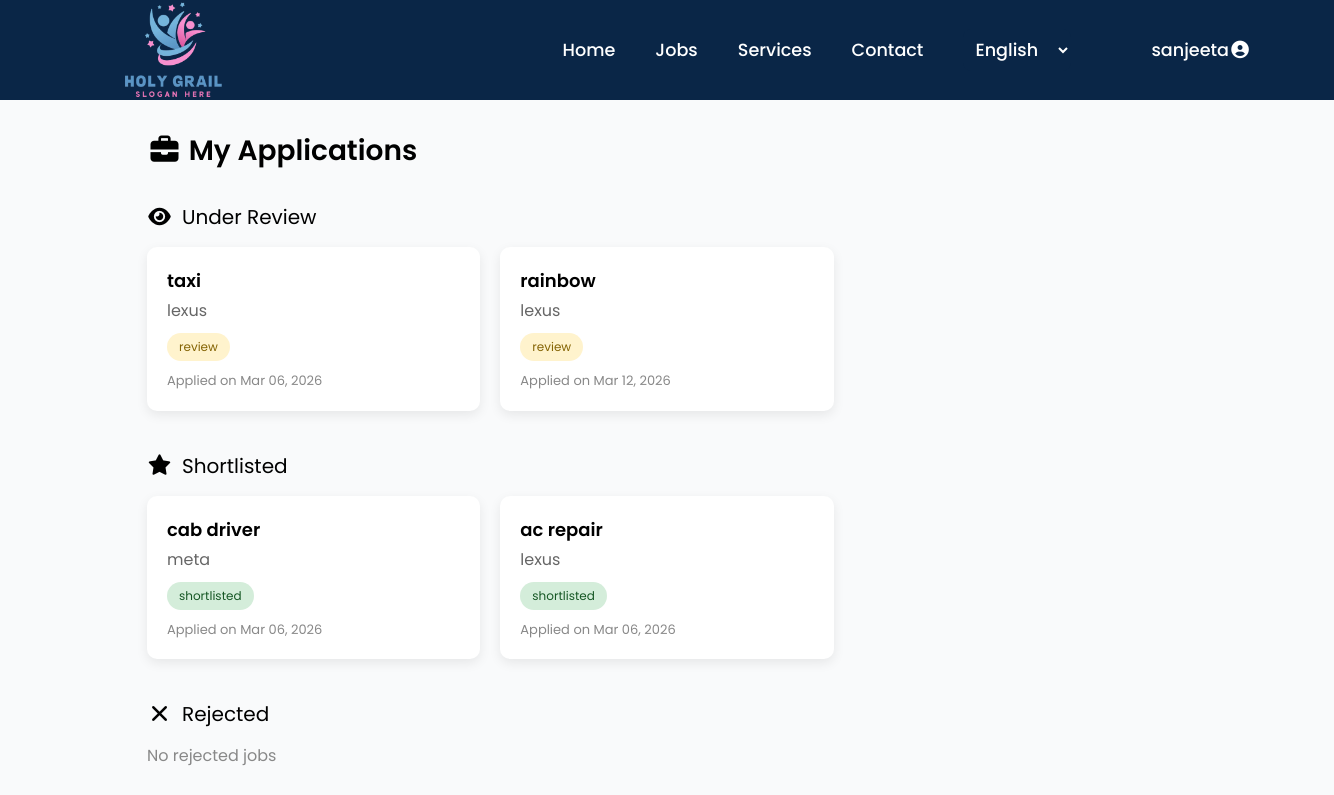
The app's page /jobs/Jobseeker_dashboard/ (signed in) with its own data.
### jobs/models.py (models this page shows, shortened)
class JobApplication(models.Model):
    STATUS_CHOICES = [
        ("applied", "Applied"),
        ("reviewing", "Under Review"),
        ("shortlisted", "Shortlisted"),
        ("rejected", "Rejected"),
        ("hired", "Hired"),
    ]
    job = models.ForeignKey("Job", on_delete=models.CASCADE,related_name="applications")
    applicant = models.ForeignKey(settings.AUTH_USER_MODEL, on_delete=models.CASCADE)
    resume = models.FileField(upload_to="resumes/")
    applied_at = models.DateTimeField(auto_now_add=True)
    cover_letter = models.TextField(blank=True, null=True)
    status = models.CharField(
        max_length=20,
        choices=STATUS_CHOICES,
        default="applied"
    )

class Job(models.Model):
    employer = models.ForeignKey(
        settings.AUTH_USER_MODEL,
        on_delete=models.CASCADE,
        related_name="jobs",
        null=True,        # 👈 IMPORTANT
        blank=True
    )
    STATUS_CHOICES = (
        ("open", "Open"),
        ("closed", "Closed"),
    )
    title = models.CharField(max_length=200)
    company_name = models.CharField(max_length=200)
    location = models.CharField(max_length=100)
    job_type = models.CharField(max_length=50)
    companyEmail = models.EmailField(null=True,blank=True)
    salary = models.IntegerField()
    station = models.CharField(max_length=100)
    description = models.TextField(null=True,blank=True)
    created_at = models.DateTimeField(auto_now_add=True)
    experience = models.CharField(max_length=100)
    education= models.CharField(max_length=200)
    skills = models.CharField(max_length=400)
    shift = models.CharField(max_length=50)
    expires_at = models.DateField(null=True, blank=True)
    status = models.CharField(
        max_length=10,
        choices=STATUS_CHOICES,
        default="open"
    )

### jobs/views.py (the view)
# urls.py: path("Jobseeker_dashboard/", views.Jobseeker_dashboard, name="Jobseeker_dashboard"),
@login_required
def Jobseeker_dashboard(request):
    applications = JobApplication.objects.filter(applicant=request.user)
    context = {
        "applied": applications.filter(status="applied"),
        "review": applications.filter(status="review"),
        "shortlisted": applications.filter(status="shortlisted"),
        "rejected": applications.filter(status="rejected"),
    }
    return render(request, "jobs/Jobseeker_dashboard.html", context)

### templates/jobs/Jobseeker_dashboard.html
{% extends "home.html" %}
{% load static %}
{% block csslink %}
<link rel="stylesheet" href="{%static 'css/style.css' %}" />
<link rel="stylesheet" href="{%static 'css/Jobseeker_dashboard.css' %}" />
<link rel="stylesheet" href="https://cdnjs.cloudflare.com/ajax/libs/font-awesome/7.0.1/css/all.min.css" />
{% endblock csslink %}
{% block body %}
<div class="dashboard-container">
<h2 class="dashboard-title">
<i class="fa-solid fa-briefcase"></i> My Applications
</h2>
<div class="application-section">
<h3 class="section-title review">
<i class="fa-solid fa-eye"></i> Under Review
</h3>
<div class="job-grid">
{% for app in review %}
<div class="job-card">
<div class="job-title">{{ app.job.title }}</div>
<div class="job-company">{{ app.job.company_name }}</div>
<div class="status-badge review">
{{ app.status }}
</div>
<div class="job-date">
Applied on {{ app.applied_at|date:"M d, Y" }}
</div>
</div>
{% empty %}
<p class="empty">No jobs under review</p>
{% endfor %}
</div>
</div>
<div class="application-section">
<h3 class="section-title shortlisted">
<i class="fa-solid fa-star"></i> Shortlisted
</h3>
<div class="job-grid">
{% for app in shortlisted %}
<div class="job-card">
<div class="job-title">{{ app.job.title }}</div>
<div class="job-company">{{ app.job.company_name }}</div>
<div class="status-badge shortlisted">
{{ app.status }}
</div>
<div class="job-date">
Applied on {{ app.applied_at|date:"M d, Y" }}
</div>
</div>
{% empty %}
<p class="empty">No shortlisted jobs</p>
{% endfor %}
</div>
</div>
<div class="application-section">
<h3 class="section-title rejected">
<i class="fa-solid fa-xmark"></i> Rejected
</h3>
<div class="job-grid">
{% for app in rejected %}
<div class="job-card">
<div class="job-title">{{ app.job.title }}</div>
<div class="job-company">{{ app.job.company_name }}</div>
<div class="status-badge rejected">
{{ app.status }}
</div>
<div class="job-date">
Applied on {{ app.applied_at|date:"M d, Y" }}
</div>
</div>
{% empty %}
<p class="empty">No rejected jobs</p>
{% endfor %}
</div>
</div>
</div>
{% endblock body %}
{% block jsfile %}
<script src="https://cdn.tailwindcss.com"></script>
{% endblock jsfile %}

### templates/home.html (shortened to what this page needs)
{% load static %}
<!DOCTYPE html>
<html lang="en">
  <head>
    {% block csslink %}{% endblock csslink %}
    <script src="https://cdn.tailwindcss.com"></script>
    <link href="https://unpkg.com/boxicons@2.1.4/css/boxicons.min.css" rel="stylesheet" />
  </head>
  <body class="font-poppins relative bg-gray-50">
    <header class="bg-primary sticky top-0 z-50">
      <nav class="max-w-[1200px] mx-auto px-4">
        <div id="navbar" class="flex justify-between items-center h-[100px]">
          {% if user.profile.role == "seeker" %}
            <a href="{% url 'accounts:seeker_dashboard' %}">
              <img
                class="w-[100px] md:w-[180px]"
                src="{% static 'images/logo.png' %}"
                alt="LOGO"
              />
            </a>
          {% endif %}
          <ul
            id="menu"
            class="hidden md:flex items-center list-none space-x-0 md:space-x-10 text-white font-medium text-[1.1rem]"
          >
          {% if user.profile.role == "seeker" %}
          <li>
            <a href="{% url 'accounts:seeker_dashboard' %}" class="hover:text-accent transition-colors"
              >Home</a
            >
          </li>
          {% else %}
          <li>
            <a href="{% url 'accounts:provider_dashboard' %}" class="hover:text-accent transition-colors"
              >Home</a
            >
          </li>
          {% endif %}
            <li class="relative group z-20">
              {% if user.profile.role == "seeker" %}
              <a href="{% url 'jobs:job_list' %}" class="hover:text-accent transition-colors"
                >Jobs</a
              >
              {% else %}
              <a href="{% url 'jobs:recruiter_dashboard' %}" class="hover:text-accent transition-colors"
                >Jobs</a
              >
              {% endif %}
            </li>
            <li class="relative group z-20">
              <a href="{% url 'Pages:services' %}" class="hover:text-accent transition-colors"
                >Services</a
              >
            </li>
            <li class="relative group">
              <a href="{% url 'Pages:contact' %}" class="hover:text-accent transition-colors"
                >Contact</a
              >
            </li>
            <li>
              <select
                title="language"
                class="lang-option bg-primary text-white p-2 rounded-lg border-none outline-none cursor-pointer md:ml-0"
              >
                <option value="English">English</option>
              </select>
            </li>
            <li class="hidden lg:block ml-10 p-0">
              <div class="signin-buttons relative">
                {% if user.is_authenticated %}
                  <div class="d-flex align-items-center gap-3">
                      <li class="relative group z-20">
                        <span  class="hover:text-accent transition-colors"
                          >{{ user.username }}<i class="fa-solid fa-circle-user"></i></
                    </li>
                  </div>
                  {% endif %}
              </div>
            </li>
          </ul>
        </div>
      </nav>
    </header>
{% block body %}{% endblock body %}
{% block jsfile %}
{% endblock jsfile %}
  </body>
</html>

### static/css/style.css (style rules this page uses)
html { scroll-behavior: smooth; }

### static/css/Jobseeker_dashboard.css (style rules this page uses)
.dashboard-container { max-width:1100px; margin:auto; padding:30px; }
.dashboard-title { font-size:28px; margin-bottom:30px; font-weight:600; }
.application-section { margin-bottom:40px; }
.section-title { font-size:20px; margin-bottom:15px; display:flex; align-items:center; gap:10px; }
.job-grid { display:grid; grid-template-columns:repeat(auto-fill,minmax(250px,1fr)); gap:20px; }
.job-card { background:white; padding:20px; border-radius:10px; box-shadow:0 4px 12px rgba(0,0,0,0.08); transition:0.3s; }
.job-title { font-size:18px; font-weight:600; margin-bottom:5px; }
.job-company { color:#666; margin-bottom:10px; }
.job-date { font-size:13px; color:#888; }
.status-badge { display:inline-block; padding:5px 12px; border-radius:20px; font-size:12px; margin-bottom:10px; }
.status-badge.review { background:#fff3cd; color:#856404; }
.status-badge.shortlisted { background:#d4edda; color:#155724; }
.empty { color:#888; }

### records on screen
JobApplication: job "taxi", job.company_name "lexus", status "review", applied_at "Mar 06, 2026"
JobApplication: job "rainbow", job.company_name "lexus", status "review", applied_at "Mar 12, 2026"
JobApplication: job "cab driver", job.company_name "meta", status "shortlisted", applied_at "Mar 06, 2026"
JobApplication: job "ac repair", job.company_name "lexus", status "shortlisted", applied_at "Mar 06, 2026"

### other values on screen
{{ user.username }} "sanjeeta"
